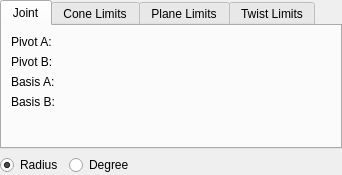
<?xml version="1.0" encoding="UTF-8"?>
<ui version="4.0">
 <class>Ragdoll</class>
 <widget class="QWidget" name="Ragdoll">
  <property name="geometry">
   <rect>
    <x>0</x>
    <y>0</y>
    <width>342</width>
    <height>162</height>
   </rect>
  </property>
  <property name="windowTitle">
   <string>Form</string>
  </property>
  <layout class="QVBoxLayout" name="verticalLayout">
   <property name="leftMargin">
    <number>0</number>
   </property>
   <property name="topMargin">
    <number>0</number>
   </property>
   <property name="rightMargin">
    <number>0</number>
   </property>
   <property name="bottomMargin">
    <number>0</number>
   </property>
   <item>
    <widget class="QTabWidget" name="tabWidget">
     <property name="styleSheet">
      <string notr="true"/>
     </property>
     <property name="currentIndex">
      <number>0</number>
     </property>
     <widget class="QWidget" name="tab">
      <attribute name="title">
       <string>Joint</string>
      </attribute>
      <layout class="QFormLayout" name="formLayout">
       <item row="0" column="0">
        <widget class="QLabel" name="label">
         <property name="sizePolicy">
          <sizepolicy hsizetype="Fixed" vsizetype="Preferred">
           <horstretch>0</horstretch>
           <verstretch>0</verstretch>
          </sizepolicy>
         </property>
         <property name="text">
          <string>Pivot A:</string>
         </property>
        </widget>
       </item>
       <item row="0" column="1">
        <widget class="Vec3Setter" name="widgetPivotA" native="true"/>
       </item>
       <item row="1" column="0">
        <widget class="QLabel" name="label_2">
         <property name="sizePolicy">
          <sizepolicy hsizetype="Fixed" vsizetype="Preferred">
           <horstretch>0</horstretch>
           <verstretch>0</verstretch>
          </sizepolicy>
         </property>
         <property name="text">
          <string>Pivot B:</string>
         </property>
        </widget>
       </item>
       <item row="1" column="1">
        <widget class="Vec3Setter" name="widgetPivotB" native="true"/>
       </item>
       <item row="2" column="0">
        <widget class="QLabel" name="label_3">
         <property name="sizePolicy">
          <sizepolicy hsizetype="Fixed" vsizetype="Preferred">
           <horstretch>0</horstretch>
           <verstretch>0</verstretch>
          </sizepolicy>
         </property>
         <property name="text">
          <string>Basis A:</string>
         </property>
        </widget>
       </item>
       <item row="2" column="1">
        <widget class="RotationSetter" name="widgetBasisA" native="true"/>
       </item>
       <item row="3" column="0">
        <widget class="QLabel" name="label_4">
         <property name="sizePolicy">
          <sizepolicy hsizetype="Fixed" vsizetype="Preferred">
           <horstretch>0</horstretch>
           <verstretch>0</verstretch>
          </sizepolicy>
         </property>
         <property name="text">
          <string>Basis B:</string>
         </property>
        </widget>
       </item>
       <item row="3" column="1">
        <widget class="RotationSetter" name="widgetBasisB" native="true"/>
       </item>
      </layout>
     </widget>
     <widget class="QWidget" name="tab_3">
      <attribute name="title">
       <string>Cone Limits</string>
      </attribute>
      <layout class="QFormLayout" name="formLayout_2">
       <item row="0" column="0">
        <widget class="QLabel" name="label_5">
         <property name="text">
          <string>Cone Limit:</string>
         </property>
        </widget>
       </item>
       <item row="0" column="1">
        <widget class="QDoubleSpinBox" name="spinBoxCone">
         <property name="decimals">
          <number>6</number>
         </property>
         <property name="maximum">
          <double>9999.000000000000000</double>
         </property>
        </widget>
       </item>
       <item row="1" column="0">
        <widget class="QLabel" name="label_10">
         <property name="text">
          <string>Cone Motor</string>
         </property>
        </widget>
       </item>
       <item row="2" column="0">
        <widget class="QLabel" name="label_14">
         <property name="text">
          <string>Cone Tau:</string>
         </property>
        </widget>
       </item>
       <item row="1" column="1">
        <widget class="MotorSelector" name="widgetMotorCone" native="true"/>
       </item>
       <item row="2" column="1">
        <widget class="QDoubleSpinBox" name="spinBoxConeTau">
         <property name="decimals">
          <number>6</number>
         </property>
         <property name="maximum">
          <double>1.000000000000000</double>
         </property>
         <property name="singleStep">
          <double>0.010000000000000</double>
         </property>
         <property name="value">
          <double>0.800000000000000</double>
         </property>
        </widget>
       </item>
      </layout>
     </widget>
     <widget class="QWidget" name="tab_2">
      <attribute name="title">
       <string>Plane Limits</string>
      </attribute>
      <layout class="QFormLayout" name="formLayout_3">
       <item row="0" column="0">
        <widget class="QLabel" name="label_6">
         <property name="text">
          <string>Min Plane Limit:</string>
         </property>
        </widget>
       </item>
       <item row="0" column="1">
        <widget class="QDoubleSpinBox" name="spinBoxPlaneMin">
         <property name="decimals">
          <number>6</number>
         </property>
         <property name="minimum">
          <double>-9999.000000000000000</double>
         </property>
         <property name="maximum">
          <double>9999.000000000000000</double>
         </property>
        </widget>
       </item>
       <item row="1" column="0">
        <widget class="QLabel" name="label_7">
         <property name="text">
          <string>Max Plane Limit:</string>
         </property>
        </widget>
       </item>
       <item row="1" column="1">
        <widget class="QDoubleSpinBox" name="spinBoxPlaneMax">
         <property name="decimals">
          <number>6</number>
         </property>
         <property name="minimum">
          <double>-9999.000000000000000</double>
         </property>
         <property name="maximum">
          <double>9999.000000000000000</double>
         </property>
        </widget>
       </item>
       <item row="2" column="0">
        <widget class="QLabel" name="label_11">
         <property name="text">
          <string>Plane Motor:</string>
         </property>
        </widget>
       </item>
       <item row="2" column="1">
        <widget class="MotorSelector" name="widgetMotorPlane" native="true"/>
       </item>
       <item row="3" column="0">
        <widget class="QLabel" name="label_15">
         <property name="text">
          <string>Plane Tau:</string>
         </property>
        </widget>
       </item>
       <item row="3" column="1">
        <widget class="QDoubleSpinBox" name="spinBoxPlaneTau">
         <property name="decimals">
          <number>6</number>
         </property>
         <property name="maximum">
          <double>1.000000000000000</double>
         </property>
         <property name="singleStep">
          <double>0.010000000000000</double>
         </property>
         <property name="value">
          <double>0.800000000000000</double>
         </property>
        </widget>
       </item>
      </layout>
     </widget>
     <widget class="QWidget" name="tab_4">
      <attribute name="title">
       <string>Twist Limits</string>
      </attribute>
      <layout class="QFormLayout" name="formLayout_4">
       <item row="0" column="0">
        <widget class="QLabel" name="label_8">
         <property name="text">
          <string>Min Twist Limit:</string>
         </property>
        </widget>
       </item>
       <item row="0" column="1">
        <widget class="QDoubleSpinBox" name="spinBoxTwistMin">
         <property name="decimals">
          <number>6</number>
         </property>
         <property name="minimum">
          <double>-9999.000000000000000</double>
         </property>
         <property name="maximum">
          <double>9999.000000000000000</double>
         </property>
        </widget>
       </item>
       <item row="1" column="0">
        <widget class="QLabel" name="label_9">
         <property name="text">
          <string>Max Twist Limit:</string>
         </property>
        </widget>
       </item>
       <item row="1" column="1">
        <widget class="QDoubleSpinBox" name="spinBoxTwistMax">
         <property name="decimals">
          <number>6</number>
         </property>
         <property name="minimum">
          <double>-9999.000000000000000</double>
         </property>
         <property name="maximum">
          <double>9999.000000000000000</double>
         </property>
        </widget>
       </item>
       <item row="2" column="0">
        <widget class="QLabel" name="label_12">
         <property name="text">
          <string>Twist Motor:</string>
         </property>
        </widget>
       </item>
       <item row="2" column="1">
        <widget class="MotorSelector" name="widgetMotorTwist" native="true"/>
       </item>
       <item row="3" column="0">
        <widget class="QLabel" name="label_16">
         <property name="text">
          <string>Twist Tau:</string>
         </property>
        </widget>
       </item>
       <item row="3" column="1">
        <widget class="QDoubleSpinBox" name="spinBoxTwistTau">
         <property name="decimals">
          <number>6</number>
         </property>
         <property name="maximum">
          <double>1.000000000000000</double>
         </property>
         <property name="singleStep">
          <double>0.010000000000000</double>
         </property>
         <property name="value">
          <double>0.800000000000000</double>
         </property>
        </widget>
       </item>
      </layout>
     </widget>
    </widget>
   </item>
   <item>
    <layout class="QHBoxLayout" name="horizontalLayout">
     <item>
      <widget class="QRadioButton" name="radioRadius">
       <property name="sizePolicy">
        <sizepolicy hsizetype="Fixed" vsizetype="Fixed">
         <horstretch>0</horstretch>
         <verstretch>0</verstretch>
        </sizepolicy>
       </property>
       <property name="text">
        <string>Radius</string>
       </property>
       <property name="checked">
        <bool>true</bool>
       </property>
      </widget>
     </item>
     <item>
      <widget class="QRadioButton" name="radioDegree">
       <property name="sizePolicy">
        <sizepolicy hsizetype="Fixed" vsizetype="Fixed">
         <horstretch>0</horstretch>
         <verstretch>0</verstretch>
        </sizepolicy>
       </property>
       <property name="text">
        <string>Degree</string>
       </property>
      </widget>
     </item>
     <item>
      <spacer name="horizontalSpacer">
       <property name="orientation">
        <enum>Qt::Horizontal</enum>
       </property>
       <property name="sizeHint" stdset="0">
        <size>
         <width>40</width>
         <height>20</height>
        </size>
       </property>
      </spacer>
     </item>
    </layout>
   </item>
  </layout>
 </widget>
 <customwidgets>
  <customwidget>
   <class>RotationSetter</class>
   <extends>QWidget</extends>
   <header>rotationsetter.h</header>
   <container>1</container>
  </customwidget>
  <customwidget>
   <class>Vec3Setter</class>
   <extends>QWidget</extends>
   <header>vec3setter.h</header>
   <container>1</container>
  </customwidget>
  <customwidget>
   <class>MotorSelector</class>
   <extends>QWidget</extends>
   <header>motorselector.h</header>
   <container>1</container>
  </customwidget>
 </customwidgets>
 <resources/>
 <connections/>
</ui>
